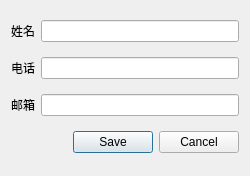
<?xml version="1.0" encoding="UTF-8"?>
<ui version="4.0">
 <class>Dialog_change</class>
 <widget class="QDialog" name="Dialog_change">
  <property name="geometry">
   <rect>
    <x>0</x>
    <y>0</y>
    <width>250</width>
    <height>176</height>
   </rect>
  </property>
  <property name="windowTitle">
   <string>修改联系人</string>
  </property>
  <layout class="QVBoxLayout" name="verticalLayout">
   <item>
    <layout class="QHBoxLayout" name="horizontalLayout">
     <item>
      <widget class="QLabel" name="label">
       <property name="text">
        <string>姓名</string>
       </property>
      </widget>
     </item>
     <item>
      <widget class="QLineEdit" name="lineEdit_name">
       <property name="readOnly">
        <bool>true</bool>
       </property>
      </widget>
     </item>
    </layout>
   </item>
   <item>
    <layout class="QHBoxLayout" name="horizontalLayout_2">
     <item>
      <widget class="QLabel" name="label_2">
       <property name="text">
        <string>电话</string>
       </property>
      </widget>
     </item>
     <item>
      <widget class="QLineEdit" name="lineEdit_tel"/>
     </item>
    </layout>
   </item>
   <item>
    <layout class="QHBoxLayout" name="horizontalLayout_3">
     <item>
      <widget class="QLabel" name="label_3">
       <property name="text">
        <string>邮箱</string>
       </property>
      </widget>
     </item>
     <item>
      <widget class="QLineEdit" name="lineEdit_email"/>
     </item>
    </layout>
   </item>
   <item>
    <widget class="QDialogButtonBox" name="buttonBox">
     <property name="orientation">
      <enum>Qt::Horizontal</enum>
     </property>
     <property name="standardButtons">
      <set>QDialogButtonBox::Cancel|QDialogButtonBox::Save</set>
     </property>
    </widget>
   </item>
  </layout>
 </widget>
 <resources/>
 <connections>
  <connection>
   <sender>buttonBox</sender>
   <signal>accepted()</signal>
   <receiver>Dialog_change</receiver>
   <slot>accept()</slot>
   <hints>
    <hint type="sourcelabel">
     <x>248</x>
     <y>254</y>
    </hint>
    <hint type="destinationlabel">
     <x>157</x>
     <y>274</y>
    </hint>
   </hints>
  </connection>
  <connection>
   <sender>buttonBox</sender>
   <signal>rejected()</signal>
   <receiver>Dialog_change</receiver>
   <slot>reject()</slot>
   <hints>
    <hint type="sourcelabel">
     <x>316</x>
     <y>260</y>
    </hint>
    <hint type="destinationlabel">
     <x>286</x>
     <y>274</y>
    </hint>
   </hints>
  </connection>
 </connections>
</ui>
